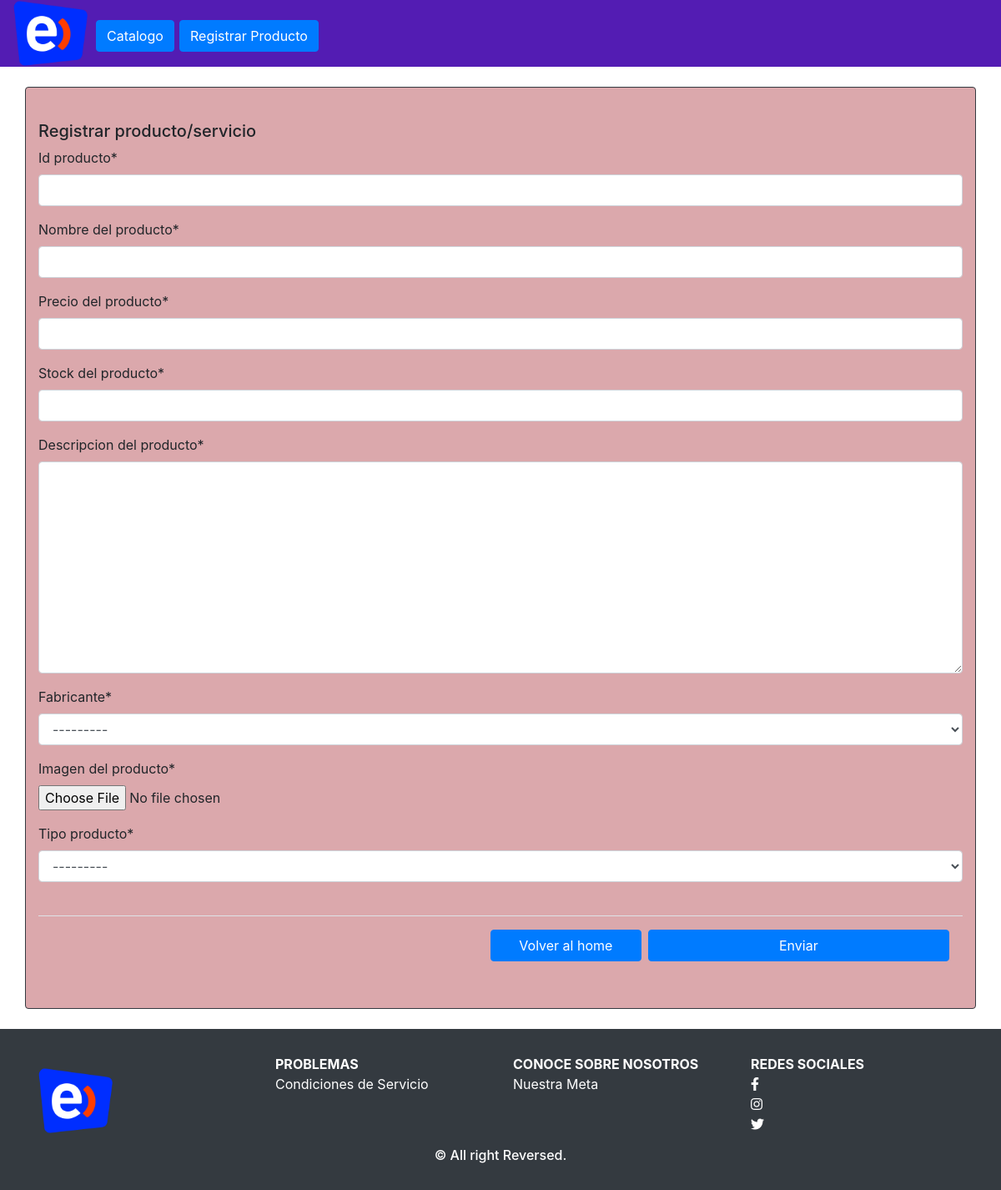
Before: /registrarProductos with the older database file.
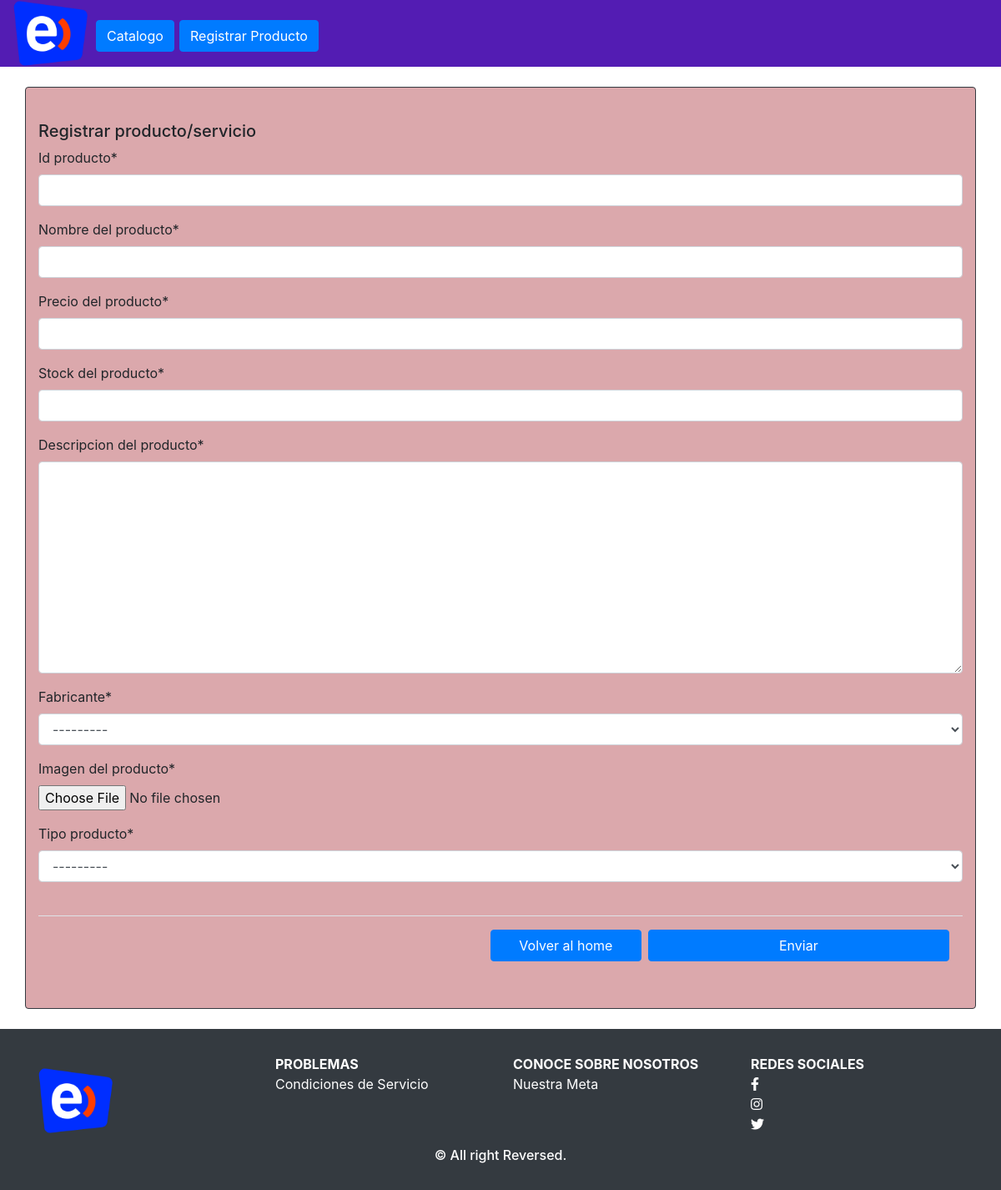
After: the same page with the newer database file.
### ENTELAPP/models.py (models this page shows)
class TIPO_PRODUCTO(models.Model):
    id_tipo_producto = models.AutoField(primary_key=True)
    nom_tipo_producto = models.CharField(max_length=50,verbose_name='Nombre del tipo producto')
    def __str__(self):
        return self.nom_tipo_producto

class FABRICANTE(models.Model):
    id_fabricante = models.AutoField(primary_key=True)
    nombre_fabricante = models.CharField(max_length=50,verbose_name='Fabricante')
    def __str__(self):
        return self.nombre_fabricante

### ENTELAPP/views.py (the view, shortened to what this page needs)
# urls.py: path('registrarProductos',registrarProductos,name='registrarProductos'),
def registrarProductos(request):
    Producto =PRODUCTO.objects.all()
    datos={
        'Producto' :Producto,
        'form': ProductoForm
    }
    return render(request,'registrarProductos.html',datos)

### ENTELAPP/templates/registrarProductos.html (shortened to what the changed rows need)
{% load static %} {% load bootstrap4 %} {%load crispy_forms_tags %}
<!DOCTYPE html>
<html lang="en">
<head>
    {% bootstrap_css %}
    <link rel="stylesheet" href="{% static 'AppWeb/css/style.css' %}">
    <link rel="stylesheet" href="https://cdnjs.cloudflare.com/ajax/libs/font-awesome/5.14.0/css/all.min.css">
</head>
<body style="background-color:#ffffff;">
    <section id="FormRegistroConsulta">
        <br>
        <div class="container bg-piel border border-dark rounded ">
            <div class="row padding2">
                <div class="col-md-12 ">
                    <form action="" method="post" id="formulariod" enctype="multipart/form-data">
                        {{ form | crispy}}
                        <br>
                    </form>
                </div>
            </div>
        </div>
        <br>
    </section>
</body>
</html>

Changed rows visible on the page:
added FABRICANTE: nombre_fabricante "---------"
Other visible differences:
form field nombre_fabricante: "---------" → (not shown)
